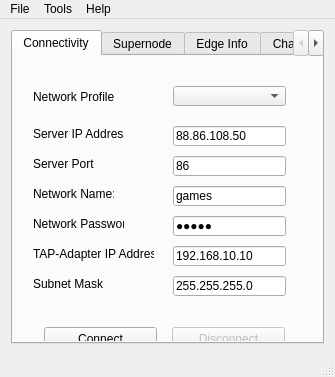
<?xml version="1.0" encoding="UTF-8"?>
<ui version="4.0">
 <class>MainWindow</class>
 <widget class="QMainWindow" name="MainWindow">
  <property name="geometry">
   <rect>
    <x>0</x>
    <y>0</y>
    <width>335</width>
    <height>377</height>
   </rect>
  </property>
  <property name="minimumSize">
   <size>
    <width>335</width>
    <height>377</height>
   </size>
  </property>
  <property name="maximumSize">
   <size>
    <width>800</width>
    <height>377</height>
   </size>
  </property>
  <property name="contextMenuPolicy">
   <enum>Qt::DefaultContextMenu</enum>
  </property>
  <property name="windowTitle">
   <string>QtN2N GUI</string>
  </property>
  <property name="windowIcon">
   <iconset resource="icons.qrc">
    <normaloff>:/GUI_n2n.png</normaloff>:/GUI_n2n.png</iconset>
  </property>
  <property name="locale">
   <locale language="English" country="UnitedStates"/>
  </property>
  <widget class="QWidget" name="centralWidget">
   <property name="contextMenuPolicy">
    <enum>Qt::DefaultContextMenu</enum>
   </property>
   <property name="locale">
    <locale language="English" country="UnitedStates"/>
   </property>
   <layout class="QHBoxLayout" name="horizontalLayout">
    <item>
     <widget class="QTabWidget" name="tabInfo">
      <property name="sizePolicy">
       <sizepolicy hsizetype="Expanding" vsizetype="Expanding">
        <horstretch>0</horstretch>
        <verstretch>0</verstretch>
       </sizepolicy>
      </property>
      <property name="sizeIncrement">
       <size>
        <width>0</width>
        <height>0</height>
       </size>
      </property>
      <property name="contextMenuPolicy">
       <enum>Qt::DefaultContextMenu</enum>
      </property>
      <property name="locale">
       <locale language="English" country="UnitedStates"/>
      </property>
      <property name="currentIndex">
       <number>0</number>
      </property>
      <widget class="QWidget" name="tab_0">
       <property name="contextMenuPolicy">
        <enum>Qt::DefaultContextMenu</enum>
       </property>
       <property name="locale">
        <locale language="English" country="UnitedStates"/>
       </property>
       <attribute name="title">
        <string>Connectivity</string>
       </attribute>
       <widget class="QComboBox" name="comboBox">
        <property name="geometry">
         <rect>
          <x>160</x>
          <y>30</y>
          <width>113</width>
          <height>20</height>
         </rect>
        </property>
        <property name="toolTip">
         <string extracomment="Select your profile."/>
        </property>
       </widget>
       <widget class="QLabel" name="label_1">
        <property name="geometry">
         <rect>
          <x>20</x>
          <y>30</y>
          <width>81</width>
          <height>21</height>
         </rect>
        </property>
        <property name="text">
         <string>Network Profile:</string>
        </property>
       </widget>
       <widget class="QLineEdit" name="lineEdit_1">
        <property name="geometry">
         <rect>
          <x>160</x>
          <y>70</y>
          <width>113</width>
          <height>20</height>
         </rect>
        </property>
        <property name="toolTip">
         <string extracomment="Enter Server IP Address."/>
        </property>
        <property name="inputMethodHints">
         <set>Qt::ImhPreferNumbers</set>
        </property>
        <property name="inputMask">
         <string/>
        </property>
        <property name="text">
         <string>88.86.108.50</string>
        </property>
        <property name="maxLength">
         <number>15</number>
        </property>
       </widget>
       <widget class="QLabel" name="label_2">
        <property name="geometry">
         <rect>
          <x>20</x>
          <y>70</y>
          <width>91</width>
          <height>16</height>
         </rect>
        </property>
        <property name="text">
         <string>Server IP Address:</string>
        </property>
       </widget>
       <widget class="QLabel" name="label_3">
        <property name="geometry">
         <rect>
          <x>20</x>
          <y>100</y>
          <width>61</width>
          <height>16</height>
         </rect>
        </property>
        <property name="text">
         <string>Server Port:</string>
        </property>
       </widget>
       <widget class="QLineEdit" name="lineEdit_2">
        <property name="geometry">
         <rect>
          <x>160</x>
          <y>100</y>
          <width>113</width>
          <height>20</height>
         </rect>
        </property>
        <property name="toolTip">
         <string extracomment="Enter Server Port."/>
        </property>
        <property name="inputMethodHints">
         <set>Qt::ImhPreferNumbers</set>
        </property>
        <property name="text">
         <string>86</string>
        </property>
        <property name="maxLength">
         <number>5</number>
        </property>
       </widget>
       <widget class="QLineEdit" name="lineEdit_3">
        <property name="geometry">
         <rect>
          <x>160</x>
          <y>130</y>
          <width>113</width>
          <height>20</height>
         </rect>
        </property>
        <property name="toolTip">
         <string extracomment="Enter Name of Network."/>
        </property>
        <property name="inputMethodHints">
         <set>Qt::ImhPreferLowercase|Qt::ImhPreferNumbers|Qt::ImhPreferUppercase</set>
        </property>
        <property name="text">
         <string>games</string>
        </property>
        <property name="maxLength">
         <number>15</number>
        </property>
       </widget>
       <widget class="QLabel" name="label_4">
        <property name="geometry">
         <rect>
          <x>20</x>
          <y>130</y>
          <width>81</width>
          <height>16</height>
         </rect>
        </property>
        <property name="text">
         <string>Network Name:</string>
        </property>
       </widget>
       <widget class="QLineEdit" name="lineEdit_4">
        <property name="geometry">
         <rect>
          <x>160</x>
          <y>160</y>
          <width>113</width>
          <height>20</height>
         </rect>
        </property>
        <property name="toolTip">
         <string extracomment="Enter Network Password."/>
        </property>
        <property name="inputMethodHints">
         <set>Qt::ImhHiddenText|Qt::ImhNoAutoUppercase|Qt::ImhNoPredictiveText|Qt::ImhPreferLowercase|Qt::ImhPreferNumbers|Qt::ImhPreferUppercase|Qt::ImhSensitiveData</set>
        </property>
        <property name="text">
         <string>games</string>
        </property>
        <property name="maxLength">
         <number>15</number>
        </property>
        <property name="echoMode">
         <enum>QLineEdit::Password</enum>
        </property>
       </widget>
       <widget class="QLabel" name="label_5">
        <property name="geometry">
         <rect>
          <x>20</x>
          <y>160</y>
          <width>91</width>
          <height>16</height>
         </rect>
        </property>
        <property name="text">
         <string>Network Password:</string>
        </property>
       </widget>
       <widget class="QLabel" name="label_6">
        <property name="geometry">
         <rect>
          <x>20</x>
          <y>190</y>
          <width>121</width>
          <height>16</height>
         </rect>
        </property>
        <property name="text">
         <string>TAP-Adapter IP Address:</string>
        </property>
       </widget>
       <widget class="QLabel" name="label_7">
        <property name="geometry">
         <rect>
          <x>20</x>
          <y>220</y>
          <width>71</width>
          <height>16</height>
         </rect>
        </property>
        <property name="text">
         <string>Subnet Mask:</string>
        </property>
       </widget>
       <widget class="QLineEdit" name="lineEdit_5">
        <property name="geometry">
         <rect>
          <x>160</x>
          <y>190</y>
          <width>113</width>
          <height>20</height>
         </rect>
        </property>
        <property name="toolTip">
         <string extracomment="Enter local TAP-Adapter IP Address."/>
        </property>
        <property name="inputMethodHints">
         <set>Qt::ImhPreferNumbers</set>
        </property>
        <property name="inputMask">
         <string/>
        </property>
        <property name="text">
         <string>192.168.10.10</string>
        </property>
        <property name="maxLength">
         <number>15</number>
        </property>
       </widget>
       <widget class="QLineEdit" name="lineEdit_6">
        <property name="geometry">
         <rect>
          <x>160</x>
          <y>220</y>
          <width>113</width>
          <height>20</height>
         </rect>
        </property>
        <property name="toolTip">
         <string extracomment="Enter Network Subnet Mask."/>
        </property>
        <property name="inputMethodHints">
         <set>Qt::ImhPreferNumbers</set>
        </property>
        <property name="inputMask">
         <string/>
        </property>
        <property name="text">
         <string>255.255.255.0</string>
        </property>
        <property name="maxLength">
         <number>15</number>
        </property>
       </widget>
       <widget class="QWidget" name="layoutWidget">
        <property name="geometry">
         <rect>
          <x>20</x>
          <y>260</y>
          <width>253</width>
          <height>25</height>
         </rect>
        </property>
        <layout class="QHBoxLayout" name="horizontalLayout_5">
         <property name="spacing">
          <number>25</number>
         </property>
         <item>
          <widget class="QPushButton" name="edgeConnectButton">
           <property name="minimumSize">
            <size>
             <width>113</width>
             <height>23</height>
            </size>
           </property>
           <property name="toolTip">
            <string extracomment="Click &quot;Connect&quot; to start edge Client."/>
           </property>
           <property name="text">
            <string>Connect</string>
           </property>
          </widget>
         </item>
         <item>
          <widget class="QPushButton" name="edgeDisconnectButton">
           <property name="enabled">
            <bool>false</bool>
           </property>
           <property name="minimumSize">
            <size>
             <width>113</width>
             <height>23</height>
            </size>
           </property>
           <property name="text">
            <string>Disconnect</string>
           </property>
          </widget>
         </item>
        </layout>
       </widget>
      </widget>
      <widget class="QWidget" name="tab_1">
       <property name="contextMenuPolicy">
        <enum>Qt::DefaultContextMenu</enum>
       </property>
       <attribute name="title">
        <string>Supernode</string>
       </attribute>
       <layout class="QFormLayout" name="formLayout_2">
        <item row="0" column="0" colspan="2">
         <widget class="QSplitter" name="splitter">
          <property name="orientation">
           <enum>Qt::Horizontal</enum>
          </property>
          <widget class="QLabel" name="label_15">
           <property name="text">
            <string>Port:</string>
           </property>
          </widget>
          <widget class="QLineEdit" name="lineEdit_7">
           <property name="inputMethodHints">
            <set>Qt::ImhPreferNumbers</set>
           </property>
           <property name="text">
            <string>86</string>
           </property>
           <property name="maxLength">
            <number>5</number>
           </property>
          </widget>
          <widget class="QCheckBox" name="checkBox_0">
           <property name="text">
            <string>Increase Verbose.</string>
           </property>
          </widget>
         </widget>
        </item>
        <item row="1" column="0">
         <widget class="QLabel" name="label">
          <property name="text">
           <string>Info:</string>
          </property>
         </widget>
        </item>
        <item row="2" column="0" colspan="2">
         <widget class="QTextEdit" name="textEdit_2">
          <property name="minimumSize">
           <size>
            <width>290</width>
            <height>190</height>
           </size>
          </property>
          <property name="maximumSize">
           <size>
            <width>16777215</width>
            <height>190</height>
           </size>
          </property>
          <property name="undoRedoEnabled">
           <bool>false</bool>
          </property>
          <property name="lineWrapMode">
           <enum>QTextEdit::WidgetWidth</enum>
          </property>
          <property name="readOnly">
           <bool>true</bool>
          </property>
          <property name="textInteractionFlags">
           <set>Qt::TextSelectableByKeyboard|Qt::TextSelectableByMouse</set>
          </property>
         </widget>
        </item>
        <item row="3" column="0" colspan="2">
         <layout class="QFormLayout" name="formLayout_3">
          <property name="labelAlignment">
           <set>Qt::AlignBottom|Qt::AlignHCenter</set>
          </property>
          <property name="formAlignment">
           <set>Qt::AlignBottom|Qt::AlignHCenter</set>
          </property>
          <property name="horizontalSpacing">
           <number>10</number>
          </property>
          <property name="verticalSpacing">
           <number>10</number>
          </property>
          <property name="topMargin">
           <number>9</number>
          </property>
          <property name="rightMargin">
           <number>0</number>
          </property>
          <property name="bottomMargin">
           <number>0</number>
          </property>
          <item row="0" column="0">
           <widget class="QPushButton" name="nodeStartButton">
            <property name="minimumSize">
             <size>
              <width>75</width>
              <height>23</height>
             </size>
            </property>
            <property name="maximumSize">
             <size>
              <width>75</width>
              <height>16777215</height>
             </size>
            </property>
            <property name="text">
             <string>Start</string>
            </property>
           </widget>
          </item>
          <item row="0" column="1">
           <widget class="QPushButton" name="nodeStopButton">
            <property name="enabled">
             <bool>false</bool>
            </property>
            <property name="minimumSize">
             <size>
              <width>75</width>
              <height>23</height>
             </size>
            </property>
            <property name="maximumSize">
             <size>
              <width>75</width>
              <height>16777215</height>
             </size>
            </property>
            <property name="text">
             <string>Stop</string>
            </property>
           </widget>
          </item>
         </layout>
        </item>
       </layout>
       <zorder>label</zorder>
       <zorder>textEdit_2</zorder>
       <zorder>splitter</zorder>
      </widget>
      <widget class="QWidget" name="tab_2">
       <property name="locale">
        <locale language="English" country="UnitedStates"/>
       </property>
       <attribute name="title">
        <string>Edge Info</string>
       </attribute>
       <layout class="QVBoxLayout" name="verticalLayout_2">
        <item>
         <widget class="QTextEdit" name="textEdit_1">
          <property name="maximumSize">
           <size>
            <width>800</width>
            <height>377</height>
           </size>
          </property>
          <property name="undoRedoEnabled">
           <bool>false</bool>
          </property>
          <property name="lineWrapMode">
           <enum>QTextEdit::WidgetWidth</enum>
          </property>
          <property name="readOnly">
           <bool>true</bool>
          </property>
          <property name="textInteractionFlags">
           <set>Qt::TextSelectableByKeyboard|Qt::TextSelectableByMouse</set>
          </property>
         </widget>
        </item>
       </layout>
      </widget>
      <widget class="QWidget" name="tab_3">
       <property name="contextMenuPolicy">
        <enum>Qt::DefaultContextMenu</enum>
       </property>
       <attribute name="title">
        <string>Chat</string>
       </attribute>
       <layout class="QGridLayout" name="gridLayout_2">
        <item row="0" column="1">
         <widget class="QListWidget" name="userListWidget">
          <property name="minimumSize">
           <size>
            <width>110</width>
            <height>240</height>
           </size>
          </property>
          <property name="maximumSize">
           <size>
            <width>110</width>
            <height>240</height>
           </size>
          </property>
         </widget>
        </item>
        <item row="0" column="0">
         <widget class="QTextEdit" name="roomTextEdit">
          <property name="minimumSize">
           <size>
            <width>170</width>
            <height>240</height>
           </size>
          </property>
          <property name="maximumSize">
           <size>
            <width>16777215</width>
            <height>240</height>
           </size>
          </property>
          <property name="font">
           <font>
            <pointsize>10</pointsize>
           </font>
          </property>
          <property name="contextMenuPolicy">
           <enum>Qt::CustomContextMenu</enum>
          </property>
          <property name="undoRedoEnabled">
           <bool>false</bool>
          </property>
          <property name="lineWrapMode">
           <enum>QTextEdit::WidgetWidth</enum>
          </property>
          <property name="readOnly">
           <bool>true</bool>
          </property>
          <property name="textInteractionFlags">
           <set>Qt::LinksAccessibleByKeyboard|Qt::LinksAccessibleByMouse|Qt::TextBrowserInteraction|Qt::TextSelectableByKeyboard|Qt::TextSelectableByMouse</set>
          </property>
         </widget>
        </item>
        <item row="3" column="0" colspan="2">
         <layout class="QFormLayout" name="formLayout">
          <property name="leftMargin">
           <number>0</number>
          </property>
          <property name="topMargin">
           <number>8</number>
          </property>
          <property name="rightMargin">
           <number>0</number>
          </property>
          <property name="bottomMargin">
           <number>0</number>
          </property>
          <item row="0" column="0">
           <widget class="QLabel" name="label_8">
            <property name="minimumSize">
             <size>
              <width>0</width>
              <height>22</height>
             </size>
            </property>
            <property name="maximumSize">
             <size>
              <width>16777215</width>
              <height>22</height>
             </size>
            </property>
            <property name="text">
             <string>Message:</string>
            </property>
           </widget>
          </item>
          <item row="0" column="1">
           <widget class="QLineEdit" name="sayLineEdit">
            <property name="sizePolicy">
             <sizepolicy hsizetype="Expanding" vsizetype="Preferred">
              <horstretch>0</horstretch>
              <verstretch>0</verstretch>
             </sizepolicy>
            </property>
            <property name="minimumSize">
             <size>
              <width>0</width>
              <height>22</height>
             </size>
            </property>
            <property name="maximumSize">
             <size>
              <width>16777215</width>
              <height>22</height>
             </size>
            </property>
            <property name="sizeIncrement">
             <size>
              <width>0</width>
              <height>0</height>
             </size>
            </property>
            <property name="font">
             <font>
              <pointsize>10</pointsize>
             </font>
            </property>
            <property name="toolTip">
             <string>Write the message here...</string>
            </property>
            <property name="placeholderText">
             <string>Write the message here...</string>
            </property>
           </widget>
          </item>
         </layout>
        </item>
       </layout>
      </widget>
      <widget class="QWidget" name="tab_4">
       <attribute name="title">
        <string>Info</string>
       </attribute>
       <layout class="QVBoxLayout" name="verticalLayout">
        <item>
         <widget class="QTextEdit" name="textEditInfo">
          <property name="undoRedoEnabled">
           <bool>false</bool>
          </property>
          <property name="readOnly">
           <bool>true</bool>
          </property>
          <property name="textInteractionFlags">
           <set>Qt::TextSelectableByKeyboard|Qt::TextSelectableByMouse</set>
          </property>
         </widget>
        </item>
       </layout>
      </widget>
     </widget>
    </item>
   </layout>
  </widget>
  <widget class="QMenuBar" name="menuBar">
   <property name="geometry">
    <rect>
     <x>0</x>
     <y>0</y>
     <width>335</width>
     <height>21</height>
    </rect>
   </property>
   <property name="locale">
    <locale language="English" country="UnitedStates"/>
   </property>
   <widget class="QMenu" name="menuFile">
    <property name="locale">
     <locale language="English" country="UnitedStates"/>
    </property>
    <property name="title">
     <string>File</string>
    </property>
    <addaction name="actionSave"/>
    <addaction name="separator"/>
    <addaction name="actionAdvanced"/>
    <addaction name="separator"/>
    <addaction name="actionHide_to_Tray"/>
    <addaction name="separator"/>
    <addaction name="actionExit"/>
    <addaction name="separator"/>
   </widget>
   <widget class="QMenu" name="menuHelp">
    <property name="title">
     <string>Help</string>
    </property>
    <addaction name="actionHelp"/>
    <addaction name="actionAbout"/>
    <addaction name="actionAboutQt"/>
   </widget>
   <widget class="QMenu" name="menuTools">
    <property name="title">
     <string>Tools</string>
    </property>
    <addaction name="actionList_TAP_Adapters"/>
    <addaction name="separator"/>
    <addaction name="actionAdd_TAP_Adapter"/>
    <addaction name="actionDel_TAP_Adapter"/>
    <addaction name="separator"/>
   </widget>
   <addaction name="menuFile"/>
   <addaction name="menuTools"/>
   <addaction name="menuHelp"/>
  </widget>
  <widget class="QStatusBar" name="statusBar">
   <property name="contextMenuPolicy">
    <enum>Qt::NoContextMenu</enum>
   </property>
   <property name="locale">
    <locale language="English" country="UnitedStates"/>
   </property>
  </widget>
  <action name="actionSave">
   <property name="icon">
    <iconset resource="icons.qrc">
     <normaloff>:/save.png</normaloff>:/save.png</iconset>
   </property>
   <property name="text">
    <string>Save Network Profile</string>
   </property>
   <property name="shortcut">
    <string>Ctrl+S</string>
   </property>
  </action>
  <action name="actionExit">
   <property name="icon">
    <iconset resource="icons.qrc">
     <normaloff>:/exit.png</normaloff>:/exit.png</iconset>
   </property>
   <property name="text">
    <string>Exit</string>
   </property>
   <property name="shortcut">
    <string>Ctrl+Q</string>
   </property>
  </action>
  <action name="actionHelp">
   <property name="icon">
    <iconset resource="icons.qrc">
     <normaloff>:/help.png</normaloff>:/help.png</iconset>
   </property>
   <property name="text">
    <string>Help</string>
   </property>
   <property name="shortcut">
    <string>F1</string>
   </property>
  </action>
  <action name="actionAbout">
   <property name="icon">
    <iconset resource="icons.qrc">
     <normaloff>:/info.png</normaloff>:/info.png</iconset>
   </property>
   <property name="text">
    <string>About</string>
   </property>
  </action>
  <action name="actionAboutQt">
   <property name="icon">
    <iconset resource="icons.qrc">
     <normaloff>:/qt.png</normaloff>:/qt.png</iconset>
   </property>
   <property name="text">
    <string>About Qt</string>
   </property>
  </action>
  <action name="actionAdvanced">
   <property name="icon">
    <iconset resource="icons.qrc">
     <normaloff>:/settings.png</normaloff>:/settings.png</iconset>
   </property>
   <property name="text">
    <string>Advanced Settings</string>
   </property>
  </action>
  <action name="actionHide_to_Tray">
   <property name="icon">
    <iconset resource="icons.qrc">
     <normaloff>:/minimize.png</normaloff>:/minimize.png</iconset>
   </property>
   <property name="text">
    <string>Hide to Tray</string>
   </property>
  </action>
  <action name="actionAdd_TAP_Adapter">
   <property name="text">
    <string>Add TAP-Adapter</string>
   </property>
  </action>
  <action name="actionDel_TAP_Adapter">
   <property name="text">
    <string>Delete TAP-Adapter</string>
   </property>
  </action>
  <action name="actionList_TAP_Adapters">
   <property name="text">
    <string>Check TAP-Adapters</string>
   </property>
  </action>
 </widget>
 <layoutdefault spacing="6" margin="11"/>
 <resources>
  <include location="icons.qrc"/>
 </resources>
 <connections>
  <connection>
   <sender>actionHide_to_Tray</sender>
   <signal>triggered()</signal>
   <receiver>MainWindow</receiver>
   <slot>hide()</slot>
   <hints>
    <hint type="sourcelabel">
     <x>-1</x>
     <y>-1</y>
    </hint>
    <hint type="destinationlabel">
     <x>157</x>
     <y>188</y>
    </hint>
   </hints>
  </connection>
 </connections>
</ui>
